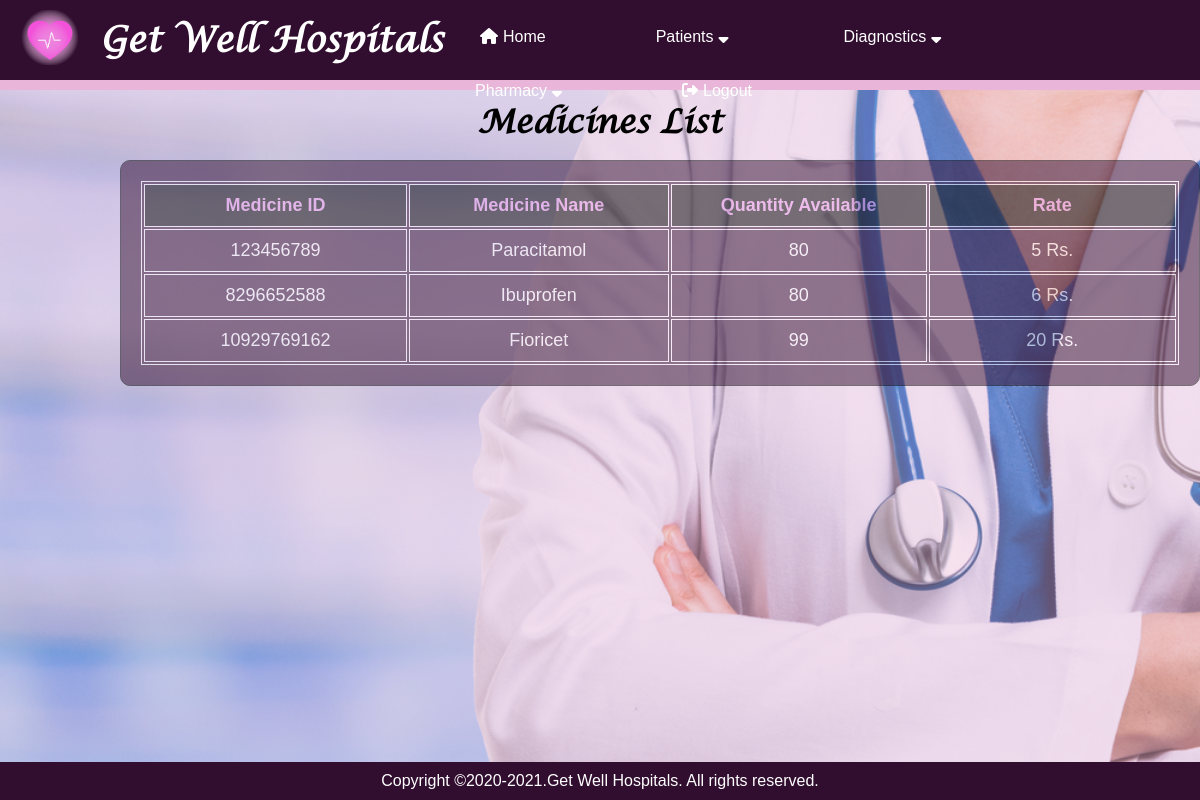
Page /medicine_list on the earlier database version.
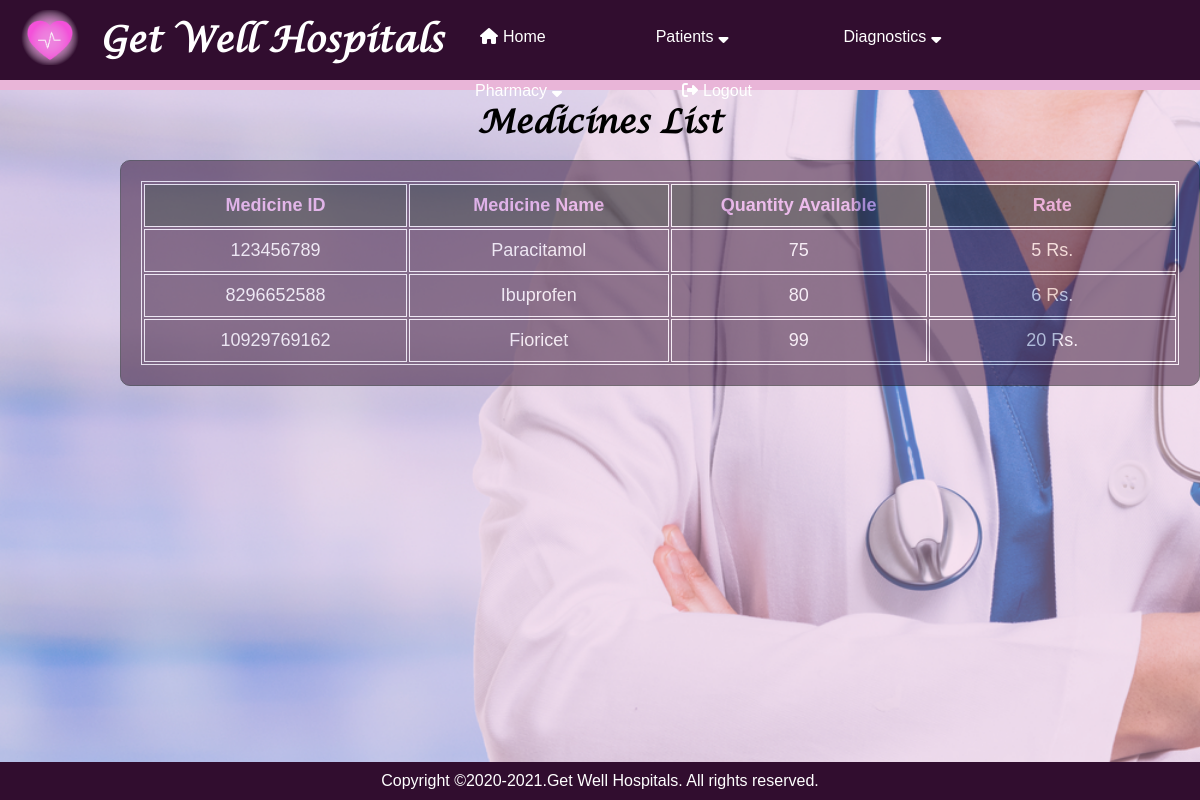
Same page on the later database version.
### application/routes.py (models this page shows)
class Medicine(db.Model):
    __tablename__ = 'medicine'
    medicine_id = Column(Integer, primary_key=True)
    medicine_name = Column(String)
    quantity_available = Column(Integer)
    rate = Column(Integer)

### application/routes.py (the view)
@app.route("/medicine_list")
def medicine_list():
    medicines = Medicine.query.all()
    return render_template("medicine_list.html", medicines=medicines)

### application/templates/medicine_list.html
{% extends "layout.html" %}
{% block content %}
<h1>Medicines List</h1>
<div class="background_table" style="left: 10%;">
<div style="opacity:inherit 200%;">
    <table style="width:100%">
        <tr style="color: rgb(235, 157, 235);" >
          <th>Medicine ID</th>
          <th>Medicine Name</th>
          <th>Quantity Available</th>
          <th>Rate</th>
        </tr>
        {% for med in medicines %}
        <tr>
            <td>{{med.medicine_id}}</td>
            <td>{{med.medicine_name}}</td>
            <td>{{med.quantity_available}}</td>
            <td>{{med.rate}} Rs.</td>
        </tr>
        {% endfor %}
      </table>
    </div>
</div>
{% endblock %}

### application/templates/layout.html (shortened to what this page needs)
<!DOCTYPE html>
<html lang="en" dir="ltr">
  <head>
    <link rel="stylesheet" href="{{ url_for('static',filename='css/pages.css') }}">
    <link rel="stylesheet" href="https://stackpath.bootstrapcdn.com/font-awesome/4.7.0/css/font-awesome.min.css">
    <nav>
      <img class="image" src="{{ url_for('static',filename='images/HMS-logo2.png') }}">
      <label class="logo">Get Well Hospitals</label>
      <ul>
        <a href="/home"><li><i class="fa fa-home" ></i>Home</a></li>
        <a><li>Patients<i class="fa fa-sort-desc" aria-hidden="true"></i>
        </li></a>
        <a><li>Diagnostics<i class="fa fa-sort-desc" aria-hidden="true"></i></a>
        <a><li>Pharmacy<i class="fa fa-sort-desc" aria-hidden="true"></i>
        </li></a>
        <a href="/logout"><li><i class="fas fa-sign-out-alt"></i>Logout</a></li>
      </ul>
    </nav>
  </head>
  <body>
    {% block content %}
    {% endblock %}
  </body>
    <footer style="padding-top: 10px;">
        <p>Copyright &copy;2020-2021.Get Well Hospitals. All rights reserved.</p>
    </footer>
  </html>

### application/static/css/pages.css (style rules this page uses)
* { padding: 0; margin: 0; text-decoration: none; list-style: none; box-sizing: border-box; }
body { font-family: 'Lucida Calligraphy'; }
label.logo { color: white; font-size: 35px; line-height: 80px; padding: 0 100px; font-weight: bold; }
nav { background: #310d2f; border-bottom:10px solid #e9b5d8; height: auto; float: left; width: 100%; z-index: 2; }
nav ul { float:left; display: block; position: absolute; text-decoration: none; text-align: center; top:10px; left:35%; color:white; }
nav ul li { float: left; list-style: none; position: relative; padding:10px 50px; font-family: 'Franklin Gothic Medium', 'Arial Narrow', Arial, sans-serif; color:white; border-radius: 5px; }
nav ul li a { display: block; padding:8px 5px; color:white; text-decoration: none; }
nav .fa,.fas { padding-left:5px; padding-right:5px; }
body { background: url(/static/images/bg6.png) no-repeat; background-size: cover; background-color: #e9b5d8; background-position: 30% 15% ; }
.image { position: absolute; width:80px; padding: 10px; margin-left:10px; height:auto; float: left; }
footer { position:fixed; bottom:0; font-family:'Franklin Gothic Medium', 'Arial Narrow', Arial, sans-serif; text-align: center; color: white; background-color: #310d2f; padding-bottom:10px; width:100%; }
h1 { text-align: center; padding-top: 100px; }
table { text-align: left; position: relative; opacity: 100%; font-family: 'Franklin Gothic Medium', 'Arial Narrow', Arial, sans-serif; font-size: 18px; }
th { padding: 10px; position: relative; width:300px; opacity: 100%; }
.background_table { background-color: #310d2f; color: white; font-family: 'Franklin Gothic Medium', 'Arial Narrow', Arial, sans-serif;; position: absolute; opacity: 50%; top:20%; border: 1px solid black; padding:20px; margin-bottom: 100px; border-radius: 10px; z-index:-1; }
.background_table table { stroke:10px; border: 1px solid white; }
.background_table table tr { text-align: center; border: 1px solid white; }
.background_table table tr td { text-align: center; padding:10px; border: 1px solid white; }
.background_table table tr th { text-align: center; padding:10px; border: 1px solid white; background-color: black; }

Differences in the rows shown:
changed Medicine "Paracitamol": quantity_available "80" → "75"
